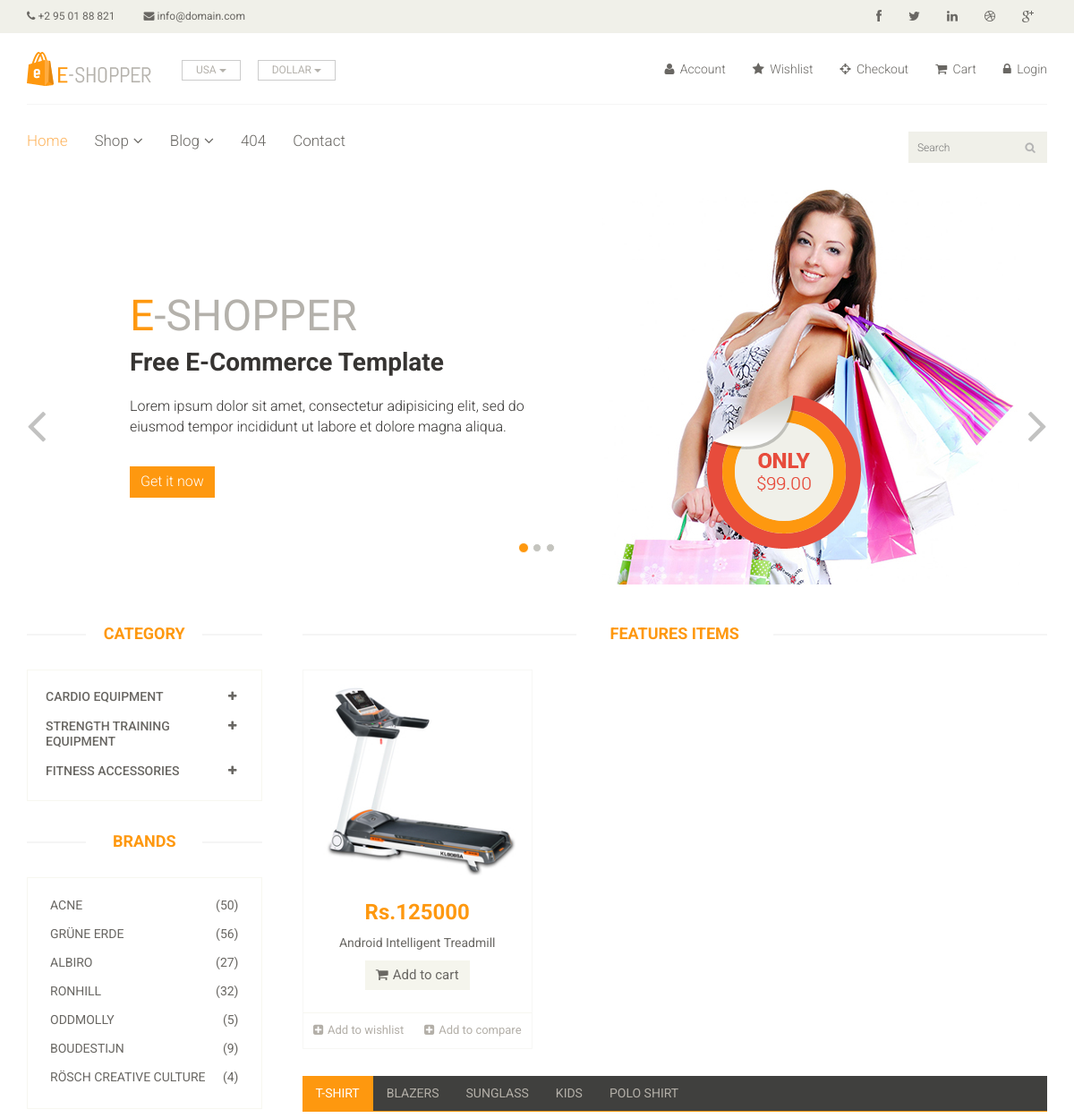
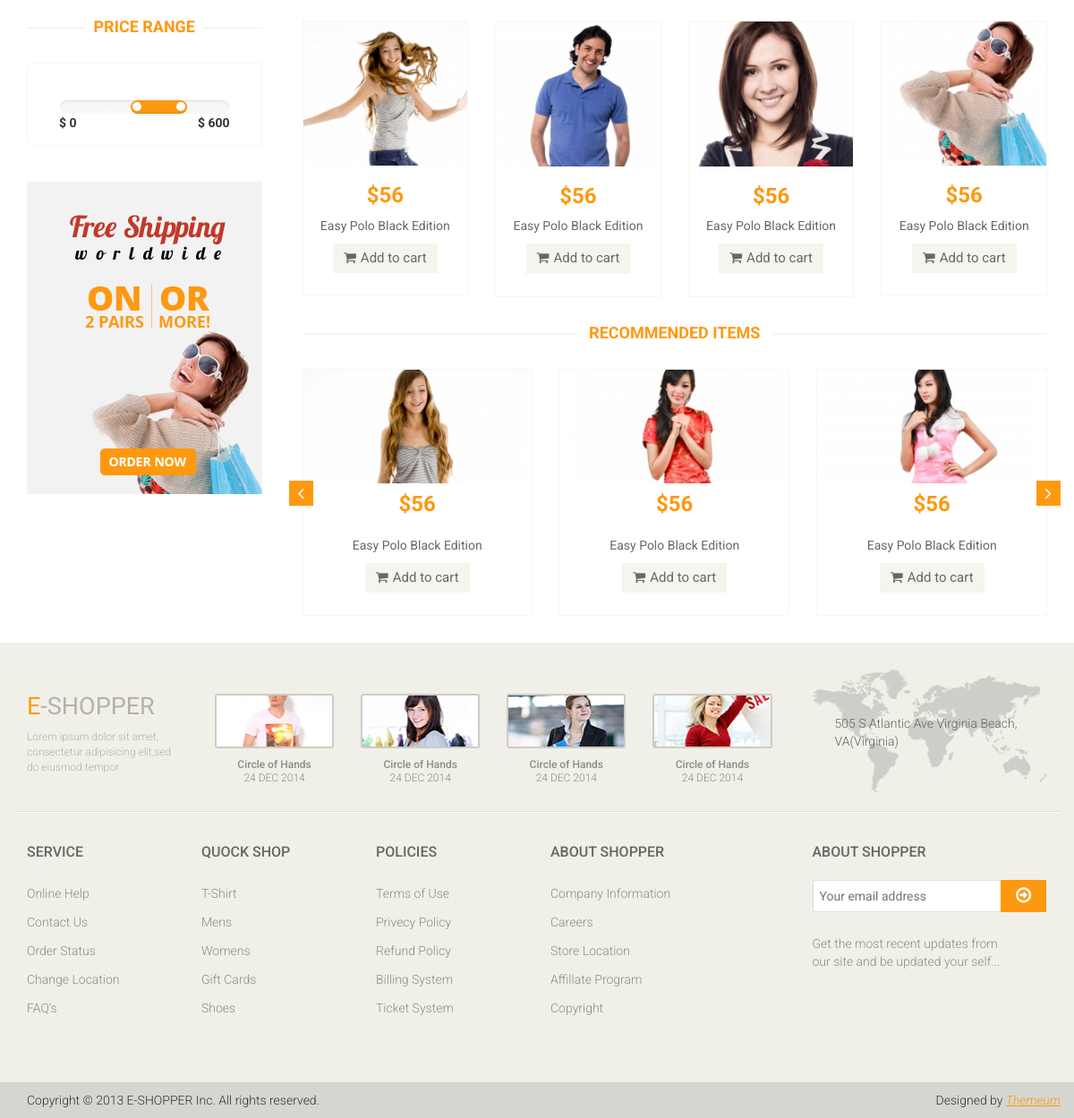
/?category=1, run on the app's committed database (2 pictures, top to bottom).
### app/models.py (models this page shows, shortened)
class Category(models.Model):
    name = models.CharField(max_length=150)

class Product(models.Model):
    category = models.ForeignKey(Category, on_delete=models.CASCADE, null=False, default='')
    sub_category = models.ForeignKey(Sub_Category, on_delete=models.CASCADE, null=False, default='')
    image = models.ImageField(upload_to='ecommerce/pimg')
    name = models.CharField(max_length=150)
    price = models.IntegerField()
    date = models.DateField(auto_now_add=True)

### E_Shop/views.py (the view)
# urls.py: path('', views.Index, name='index'),
def Index(request):
    category=Category.objects.all()
    categoryID = request.GET.get('category')
    if categoryID:
        product = Product.objects.filter(sub_category = categoryID).order_by('-id')
    else:
        product = Product.objects.all()
    context = {
        'category': category,
        'product': product,
    }
    return render(request, 'index.html',context)

### templates/index.html (shortened to what this page needs)
{% extends 'master.html' %}
{% block body %}
{% load static%}
<section id="slider">
    <div class="container">
        <div class="row">
            <div class="col-sm-12">
                <div id="slider-carousel" class="carousel slide" data-ride="carousel">
                    <ol class="carousel-indicators">
                        <li data-target="#slider-carousel" data-slide-to="0" class="active"></li>
                        <li data-target="#slider-carousel" data-slide-to="1"></li>
                        <li data-target="#slider-carousel" data-slide-to="2"></li>
                    </ol>
                    <div class="carousel-inner">
                        <div class="item active">
                            <div class="col-sm-6">
                                <h1><span>E</span>-SHOPPER</h1>
                                <h2>Free E-Commerce Template</h2>
                                <p>Lorem ipsum dolor sit amet, consectetur adipisicing elit, sed do eiusmod tempor incididunt ut labore et dolore magna aliqua. </p>
                                <button type="button" class="btn btn-default get">Get it now</button>
                            </div>
                            <div class="col-sm-6">
                                <img src="{% static 'images/home/girl1.jpg' %}" class="girl img-responsive" alt="" />
                                <img src="{% static 'images/home/pricing.png' %}" class="pricing" alt="" />
                            </div>
                        </div>
                    </div>
                    <a href="#slider-carousel" class="left control-carousel hidden-xs" data-slide="prev">
                        <i class="fa fa-angle-left"></i>
                    </a>
                    <a href="#slider-carousel" class="right control-carousel hidden-xs" data-slide="next">
                        <i class="fa fa-angle-right"></i>
                    </a>
                </div>
            </div>
        </div>
    </div>
</section>
<section>
    <div class="container">
        <div class="row">
            <div class="col-sm-3">
                <div class="left-sidebar">
                    <h2>Category</h2>
                    <div class="panel-group category-products" id="accordian">
                        {% for cat in category %}
                        <div class="panel panel-default">
                            <div class="panel-heading">
                                <h4 class="panel-title">
                                    <a data-toggle="collapse" data-parent="#accordian" href="#{{cat.id}}">
                                        <span class="badge pull-right"><i class="fa fa-plus"></i></span>
                                        {{ cat.name }}
                                    </a>
                                </h4>
                            </div>
                        </div>
                        {% endfor %}
                    </div>
                    <div class="brands_products">
                        <h2>Brands</h2>
                        <div class="brands-name">
                            <ul class="nav nav-pills nav-stacked">
                                <li><a href="#"> <span class="pull-right">(50)</span>Acne</a></li>
                                <li><a href="#"> <span class="pull-right">(56)</span>Grüne Erde</a></li>
                                <li><a href="#"> <span class="pull-right">(27)</span>Albiro</a></li>
                                <li><a href="#"> <span class="pull-right">(32)</span>Ronhill</a></li>
                                <li><a href="#"> <span class="pull-right">(5)</span>Oddmolly</a></li>
                                <li><a href="#"> <span class="pull-right">(9)</span>Boudestijn</a></li>
                                <li><a href="#"> <span class="pull-right">(4)</span>Rösch creative culture</a></li>
                            </ul>
                        </div>
                    </div>
                    <div class="price-range">
                        <h2>Price Range</h2>
                        <div class="well text-center">
                             <input type="text" class="span2" value="" data-slider-min="0" data-slider-max="600" data-slider-step="5" data-slider-value="[250,450]" id="sl2" ><br />
                             <b class="pull-left">$ 0</b> <b class="pull-right">$ 600</b>
                        </div>
                    </div>
                    <div class="shipping text-center">
                        <img src="images/home/shipping.jpg" alt="" />
                    </div>
                </div>
            </div>
            <div class="col-sm-9 padding-right">
                <div class="features_items">
                    <h2 class="title text-center">Features Items</h2>
                    {% for prod in product %}
                    <div class="col-sm-4">
                        <div class="product-image-wrapper">
                            <div class="single-products">
                                    <div class="productinfo text-center">
                                        <img src="{{prod.image}}" alt="" />
                                        <h2>Rs.{{prod.price}}</h2>
                                        <p>{{prod.name}}</p>
                                        <a href="#" class="btn btn-default add-to-cart"><i class="fa fa-shopping-cart"></i>Add to cart</a>
                                    </div>
                                    <div class="product-overlay">
                                        <div class="overlay-content">
                                        </div>
                                    </div>
                            </div>
                            <div class="choose">
                                <ul class="nav nav-pills nav-justified">
                                    <li><a href="#"><i class="fa fa-plus-square"></i>Add to wishlist</a></li>
                                    <li><a href="#"><i class="fa fa-plus-square"></i>Add to compare</a></li>
                                </ul>
                            </div>
                        </div>
                    </div>
                    {% endfor %}
                </div>
                <div class="category-tab">
                    <div class="col-sm-12">
                        <ul class="nav nav-tabs">
                            <li class="active"><a href="#tshirt" data-toggle="tab">T-Shirt</a></li>
                            <li><a href="#blazers" data-toggle="tab">Blazers</a></li>
                            <li><a href="#sunglass" data-toggle="tab">Sunglass</a></li>
                            <li><a href="#kids" data-toggle="tab">Kids</a></li>
                            <li><a href="#poloshirt" data-toggle="tab">Polo shirt</a></li>
                        </ul>
                    </div>
                    <div class="tab-content">
                        <div class="tab-pane fade active in" id="tshirt" >
                            <div class="col-sm-3">
                                <div class="product-image-wrapper">
                                    <div class="single-products">
                                        <div class="productinfo text-center">
                                            <img src="images/home/gallery1.jpg" alt="" />
                                            <h2>$56</h2>
                                            <p>Easy Polo Black Edition</p>
                                            <a href="#" class="btn btn-default add-to-cart"><i class="fa fa-shopping-cart"></i>Add to cart</a>
                                        </div>
                                    </div>
                                </div>
                            </div>
                            <div class="col-sm-3">
                                <div class="product-image-wrapper">
                                    <div class="single-products">
                                        <div class="productinfo text-center">
                                            <img src="images/home/gallery2.jpg" alt="" />
                                            <h2>$56</h2>
                                            <p>Easy Polo Black Edition</p>
                                            <a href="#" class="btn btn-default add-to-cart"><i class="fa fa-shopping-cart"></i>Add to cart</a>
                                        </div>
                                    </div>
                                </div>
                            </div>
                            <div class="col-sm-3">
                                <div class="product-image-wrapper">
                                    <div class="single-products">
                                        <div class="productinfo text-center">
                                            <img src="images/home/gallery3.jpg" alt="" />
                                            <h2>$56</h2>
                                            <p>Easy Polo Black Edition</p>
                                            <a href="#" class="btn btn-default add-to-cart"><i class="fa fa-shopping-cart"></i>Add to cart</a>
                                        </div>
                                    </div>
                                </div>
                            </div>
                            <div class="col-sm-3">
                                <div class="product-image-wrapper">
                                    <div class="single-products">
                                        <div class="productinfo text-center">
                                            <img src="images/home/gallery4.jpg" alt="" />
                                            <h2>$56</h2>
                                            <p>Easy Polo Black Edition</p>
                                            <a href="#" class="btn btn-default add-to-cart"><i class="fa fa-shopping-cart"></i>Add to cart</a>
                                        </div>
                                    </div>
                                </div>
                            </div>
                        </div>
                    </div>
                </div>
                <div class="recommended_items">
                    <h2 class="title text-center">recommended items</h2>
                    <div id="recommended-item-carousel" class="carousel slide" data-ride="carousel">
                        <div class="carousel-inner">
                            <div class="item active">
                                <div class="col-sm-4">
                                    <div class="product-image-wrapper">
                                        <div class="single-products">
                                            <div class="productinfo text-center">
                                                <img src="images/home/recommend1.jpg" alt="" />
                                                <h2>$56</h2>
                                                <p>Easy Polo Black Edition</p>
                                                <a href="#" class="btn btn-default add-to-cart"><i class="fa fa-shopping-cart"></i>Add to cart</a>
                                            </div>
                                        </div>
                                    </div>
                                </div>
                                <div class="col-sm-4">
                                    <div class="product-image-wrapper">
                                        <div class="single-products">
                                            <div class="productinfo text-center">
                                                <img src="images/home/recommend2.jpg" alt="" />
                                                <h2>$56</h2>
                                                <p>Easy Polo Black Edition</p>
                                                <a href="#" class="btn btn-default add-to-cart"><i class="fa fa-shopping-cart"></i>Add to cart</a>
                                            </div>
                                        </div>
                                    </div>
                                </div>
                                <div class="col-sm-4">
                                    <div class="product-image-wrapper">
                                        <div class="single-products">
                                            <div class="productinfo text-center">
                                                <img src="images/home/recommend3.jpg" alt="" />
                                                <h2>$56</h2>
                                                <p>Easy Polo Black Edition</p>
                                                <a href="#" class="btn btn-default add-to-cart"><i class="fa fa-shopping-cart"></i>Add to cart</a>
                                            </div>
                                        </div>
                                    </div>
                                </div>
                            </div>
                        </div>
                         <a class="left recommended-item-control" href="#recommended-item-carousel" data-slide="prev">
                            <i class="fa fa-angle-left"></i>
                          </a>
                          <a class="right recommended-item-control" href="#recommended-item-carousel" data-slide="next">
                            <i class="fa fa-angle-right"></i>
                          </a>
                    </div>
                </div>
            </div>
        </div>
    </div>
</section>
{% endblock %}

### data on the page
Category: name "CARDIO EQUIPMENT"
Category: name "STRENGTH TRAINING EQUIPMENT"
Category: name "FITNESS ACCESSORIES"
Product: image (picture), price "125000", name "Android Intelligent Treadmill"
